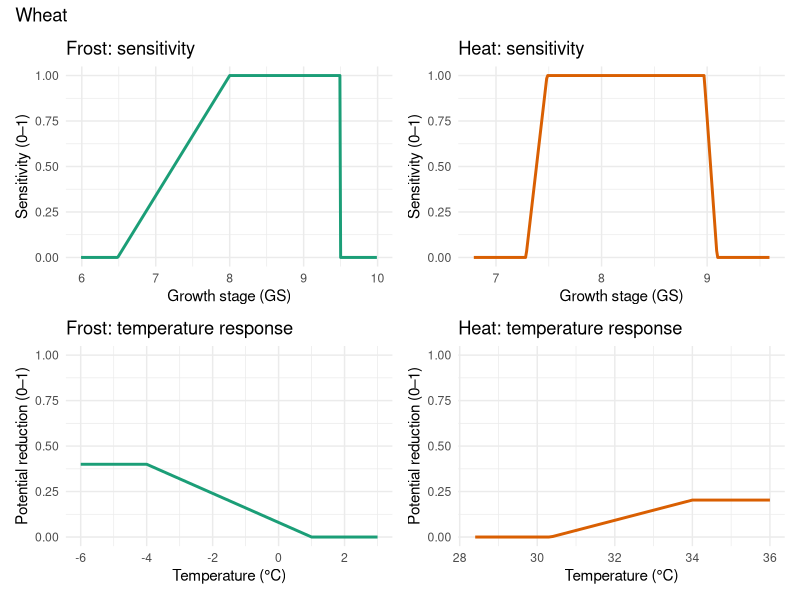

Generate this figure with R:
## ---- chunk 1
library(ggplot2)
library(patchwork)


# default parameters from selection
params <- list(
    Wheat = list(
        FrostLowTT = -4.0, FrostMaxReductionRatio = 0.4, FrostUpTT = 1.0, FrostMinReductionRatio = 0,
        FrostStartSensitiveGS = 6.4854544, FrostStartMostSensitiveGS = 8.0,
        FrostEndMostSensitiveGS = 9.4983302, FrostEndSensitiveGS = 9.4990961,
        HeatLowTT = 30.3459986, HeatMinReductionRatio = 0, HeatUpTT = 34.0000667, HeatMaxReductionRatio = 0.2031898,
        HeatStartSensitiveGS = 7.2832313, HeatStartMostSensitiveGS = 7.483232,
        HeatEndMostSensitiveGS = 8.9709024, HeatEndSensitiveGS = 9.0945434
    )
)

# create separate 2x2 figures (frost/heat × sensitivity/temperature) for each crop
for (crop in names(params)) {
    p <- params[[crop]]

    # local implementations (different names to avoid duplicating later helpers)
    frost_pot_fn <- function(t, low, up, maxR, minR) {
        out <- ifelse(t <= low, maxR,
                                    ifelse(t >= up, minR,
                                                 maxR + (t - low) * (minR - maxR) / (up - low)))
        pmin(pmax(out, 0), 1)
    }
    heat_pot_fn <- function(t, low, up, minR, maxR) {
        out <- ifelse(t <= low, minR,
                                    ifelse(t >= up, maxR,
                                                 minR + (t - low) * (maxR - minR) / (up - low)))
        pmin(pmax(out, 0), 1)
    }
    stage_sens_fn <- function(gs, s0, s1, e1, e0) {
        approx(x = c(s0, s1, e1, e0), y = c(0, 1, 1, 0), xout = gs, rule = 2)$y
    }

    temps_seq <- seq(-10, 40, by = 0.1)
    gs_seq    <- seq(0, 10, by = 0.01)

    pot_df_crop <- data.frame(
        temp = temps_seq,
        frost = frost_pot_fn(temps_seq, p$FrostLowTT, p$FrostUpTT, p$FrostMaxReductionRatio, p$FrostMinReductionRatio),
        heat  = heat_pot_fn(temps_seq, p$HeatLowTT, p$HeatUpTT, p$HeatMinReductionRatio, p$HeatMaxReductionRatio)
    )

    sens_df_crop <- data.frame(
        gs = gs_seq,
        frost = stage_sens_fn(gs_seq, p$FrostStartSensitiveGS, p$FrostStartMostSensitiveGS, p$FrostEndMostSensitiveGS, p$FrostEndSensitiveGS),
        heat  = stage_sens_fn(gs_seq, p$HeatStartSensitiveGS, p$HeatStartMostSensitiveGS, p$HeatEndMostSensitiveGS, p$HeatEndSensitiveGS)
    )

    # panels
    p_frost_sens <- ggplot(sens_df_crop, aes(gs, frost)) +
        geom_line(size = 1, color = "#1b9e77") +
        labs(x = "Growth stage (GS)", y = "Sensitivity (0–1)", title = "Frost: sensitivity") +
        theme_minimal() + ylim(0, 1) +
        xlim(c(p$FrostStartSensitiveGS - 0.5, p$FrostEndSensitiveGS + 0.5))

    p_heat_sens <- ggplot(sens_df_crop, aes(gs, heat)) +
        geom_line(size = 1, color = "#d95f02") +
        labs(x = "Growth stage (GS)", y = "Sensitivity (0–1)", title = "Heat: sensitivity") +
        theme_minimal() + ylim(0, 1) +
        xlim(c(p$HeatStartSensitiveGS - 0.5, p$HeatEndSensitiveGS + 0.5))

    p_frost_temp <- ggplot(pot_df_crop, aes(temp, frost)) +
        geom_line(size = 1, color = "#1b9e77") +
        labs(x = "Temperature (°C)", y = "Potential reduction (0–1)", title = "Frost: temperature response") +
        theme_minimal() + ylim(0, 1) +
        xlim(c(p$FrostLowTT - 2, p$FrostUpTT + 2))

    p_heat_temp <- ggplot(pot_df_crop, aes(temp, heat)) +
        geom_line(size = 1, color = "#d95f02") +
        labs(x = "Temperature (°C)", y = "Potential reduction (0–1)", title = "Heat: temperature response") +
        theme_minimal() + ylim(0, 1) +
        xlim(c(p$HeatLowTT - 2, p$HeatUpTT + 2))

    # assemble 2x2 (left = frost, right = heat; top = sensitivity, bottom = temperature)
    fig <- (p_frost_sens | p_heat_sens) / (p_frost_temp | p_heat_temp) +
        plot_layout(guides = "collect") & theme(legend.position = "none")
    print(fig + plot_annotation(title = crop))
}

